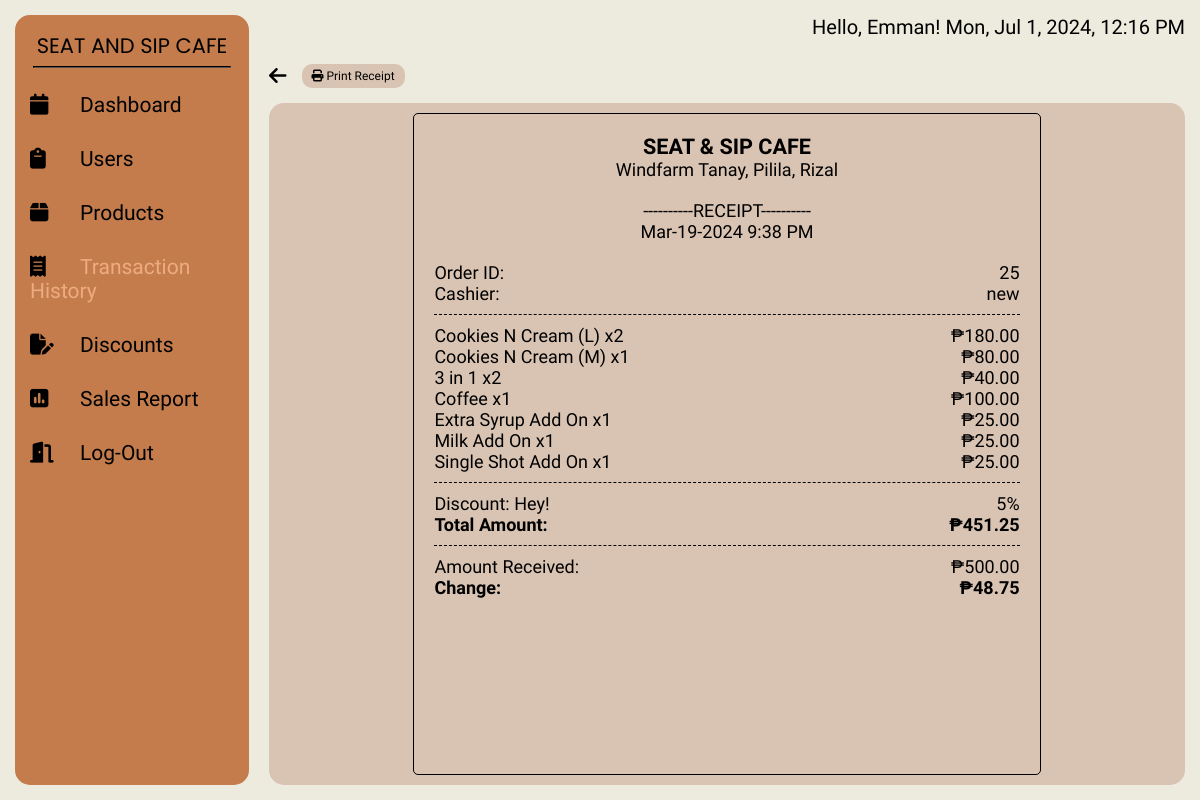
The app's page /admin/transaction_detail.php?id=25 (signed in) with its own data.
### tables this page shows
CREATE TABLE `transactions` (
  `id` int(11) NOT NULL,
  `username` varchar(255) NOT NULL,
  `order_details` varchar(9999) NOT NULL,
  `date_time` datetime NOT NULL,
  `discount_code` varchar(50) DEFAULT NULL,
  `discount_amount` decimal(10,2) NOT NULL,
  `final_total_amount` decimal(10,2) NOT NULL,
  `payment_type` varchar(50) NOT NULL,
  `amount_received` decimal(10,2) NOT NULL,
  `change_amount` decimal(10,2) NOT NULL
);

### config-admin/admin-authentication.php (called while the page is built, shortened)
<?php
    $user = $_SESSION['user'];

### admin/transaction_detail.php (the view, shortened to what this page needs)
<?php
    require '../config-admin/admin-authentication.php';
    require("../config/connection.php");
    if (isset($_GET['id'])) {
        $id = mysqli_real_escape_string($conn, $_GET['id']);
        $sql = "SELECT * FROM `transactions` WHERE `id` = '$id'";
        $result = mysqli_query($conn, $sql);
        if ($result && mysqli_num_rows($result) > 0) {
            $row = mysqli_fetch_assoc($result);
            $id = $row['id'];
            $username = $row['username'];
            $order_details = $row['order_details'];
            $date_time = $row['date_time'];
            $date_time = date('M-d-Y g:i A', strtotime($row['date_time']));
            $discountAmount = $row["discount_amount"] == 0 ? "-----" : rtrim(rtrim($row["discount_amount"], '0'), '.') . "%";
            $discountCode = $row["discount_code"] ? $row["discount_code"] : "";
            $discountAmount = $row["discount_amount"] == 0 ? "-----" : rtrim(rtrim($row["discount_amount"], '0'), '.') . "%";
            $final_total_amount = $row['final_total_amount'];
            $amount_received = $row['amount_received'];
            $change_amount = $row['change_amount'];
        }
    }
?>
<!DOCTYPE html>
<html lang="en">
<head>
    <link rel="stylesheet" href="../styles/transaction_details.css">
</head>
<body>
    <div class="wrapper">
        <div class="sidebar">
            <h2>SEAT AND SIP CAFE</h2>
            <hr class="line">
            <nav>
                <ul>
                    <li><a href="dashboard.php" ><i class="fas fa-solid fa-calendar"></i>Dashboard</a></li>
                    <li><a href="users.php" ><i class="fas fa-solid fa-clipboard"></i>Users</a></li>
                    <li><a href="products.php"><i class="fas fa-solid fa-box"></i>Products</a></li>
                    <li><a href="transaction_history.php" class="current"><i class="fas fa-solid fa-receipt"></i>Transaction History</a></li>
                    <li><a href="discounts.php"><i class="fas fa-solid fa-file-pen"></i>Discounts</a></li>
                    <li><a href="sales.php"><i class="fas fa-solid fa-square-poll-vertical"></i>Sales Report</a></li>
                    <li><a href="../config/logout.php"><i class="fas fa-solid fa-door-open"></i>Log-Out</a></li>
                </ul>
            </nav>
        </div>
        <div class="main_content">
            <div class="header">
                <div>Hello, <?php Print "$user"?>! <span id='date-time'></span></div>
            </div>
            <div class="info">
                <div class="head">
                    <a href="transaction_history.php" class="back"> <i class="fa-solid fa-arrow-left"></i> </a>
                    <button id="printButton" class="print"> <i class="fa-solid fa-print"></i> Print Receipt</button>
                </div>
                <div class="body">
                    <div class="receipt">
                        <div class="logo">SEAT & SIP CAFE</div>
                        <div class="receipt-head">Windfarm Tanay, Pilila, Rizal</div>
                        <div class="title receipt-head">----------RECEIPT----------</div>
                        <div class="date receipt-head"><?php echo $date_time; ?></div>
                        <div class="item">
                            <div>Order ID:</div>
                            <div class="amount"><?php echo $id; ?></div>
                        </div>
                        <div class="item">
                            <div>Cashier:</div>
                            <div class="amount"><?php echo $username; ?></div>
                        </div>
                        <div class="divider"></div>
                        <?php
                        $orderDetails = json_decode($order_details, true);
                        if ($order_details !== null) {
                            foreach ($orderDetails as $item) {
                                echo '<div class="item">';
                                echo '<div>' . htmlspecialchars($item['productName']) . ' </div>';
                                echo '<div class="amount">₱' . number_format($item['productPrice'], 2) . '</div>';
                                echo '</div>';
                            }
                        }
                        ?>
                        <div class="receipt-footer">
                            <div class="divider"></div>
                            <div class="item">
                                <div>Discount: <?php echo $discountCode; ?></div>
                                <div class="amount"><?php echo $discountAmount; ?></div>
                            </div>
                            <div class="item total">
                                <div>Total Amount:</div>
                                <div class="amount">₱<?php echo number_format($final_total_amount, 2); ?></div>
                            </div>
                            <div class="divider"></div>
                            <div class="item">
                                <div>Amount Received:</div>
                                <div class="amount">₱<?php echo number_format($amount_received, 2); ?></div>
                            </div>
                            <div class="item total">
                                <div>Change:</div>
                                <div class="amount">₱<?php echo number_format($change_amount, 2); ?></div>
                            </div>
                        </div>
                    </div>
                </div>
            </div>
        </div>
    </div>
</body>
</html>

### styles/transaction_details.css (style rules this page uses)
html { font-size: 62.5%; }
* { margin: 0; padding: 0; box-sizing: border-box; list-style: none; text-decoration: none; font-family: Zen Kaku Gothic New, 'Source Sans Pro'; color: black; }
body { background-color: #EDEBDE; }
.wrapper { max-width: 140em; padding: 2rem; display: grid; grid-template-columns: 20% 1fr; gap: 2rem; min-height: 100vh; min-width: 100vw; }
.wrapper .sidebar { background: #C47C4C; padding: 1.5rem 0; border-radius: 1.5rem; }
.wrapper .sidebar h2 { text-align: center; font-size: 2.7rem; font-weight: 400; color: black; font-family: Poppins, 'Source Sans Pro'; text-transform: uppercase; text-align: center; }
hr.line { margin: 5px auto; width: 85%; border-color: black; margin-bottom: 1rem; }
.wrapper .sidebar ul li { padding: 15px; font-size: 2.1rem; font-family: Zen Kaku Gothic Antique, 'Source Sans Pro'; font-weight: 400; }
.wrapper .sidebar ul li a { color: black; display: block; }
.wrapper .sidebar ul li a .fas { width: 50px; }
.wrapper .sidebar .current { color: #ECAC81; }
.wrapper .main_content { width: 100%; display: flex; gap: 1.5rem; flex-direction: column; max-height: calc(100vh - 4rem); }
.wrapper .main_content .header { text-align: right; font-size: 2rem; display: flex; justify-content: space-between; padding: 0 0 1rem 0; }
.wrapper .main_content .header div { margin-left: auto; }
.wrapper .main_content .info { font-size: 2rem; display: grid; gap: 1.5rem; max-height: 100svh; grid-template-rows: auto 1fr; flex: 1; overflow: auto; }
.wrapper .main_content .info .head { display: flex; gap: 1.5rem; }
.wrapper .main_content .info .print { background: #D9C4B3; padding: 0 1rem; border-radius: 1rem; font-size: 1.2rem; border: none; cursor: pointer; height: 100%; }
.wrapper .main_content .info .body { height: 100%; background: #D9C4B3; border-radius: 1.5rem; text-align: left; overflow-y: auto; padding: 1rem; }
.receipt { width: 70%; border: black 1px solid; border-radius: 0.5rem; height: 100%; margin-left: auto; margin-right: auto; padding: 2rem; font-size: 1.8rem; overflow-y: auto; position: relative; justify-content: center; }
.logo { font-weight: bold; font-size: 1.2em; text-align: center; }
.receipt-head { text-align: center; }
.title { margin: 20px 0 0 0; }
.date { margin: 0 0 20px 0; }
.divider { border-top: 1px dashed #000; margin: 10px 0; }
.item { display: flex; justify-content: space-between; }
.amount { text-align: right; }
.total { font-weight: bold; }
.receipt-footer { bottom: 0; }
@media screen and (max-width: 1400px) and (min-width: 1150px) { .wrapper { padding: 1.5rem; margin: 0; } }
@media screen and (max-width: 1400px) and (min-width: 1150px) { .wrapper .main_content { max-height: calc(100vh - 3rem); } }
@media screen and (max-width: 1350px) and (min-width: 1000px) { .wrapper .sidebar h2 { font-size: 2.1rem; } }

### records on screen
transactions: date_time "Mar-19-2024 9:38 PM", id "25", username "new", discount_code "Hey!", discount_amount "5%", final_total_amount "451.25", amount_received "500.00", change_amount "48.75"

### other values on screen
$user "Emman"
$item['productName'] "Cookies N Cream (L) x2"
$item['productPrice'] "180.00"
$item['productName'] "Cookies N Cream (M) x1"
$item['productPrice'] "80.00"
$item['productName'] "3 in 1 x2"
$item['productPrice'] "40.00"
$item['productName'] "Coffee x1"
$item['productPrice'] "100.00"
$item['productName'] "Extra Syrup Add On x1"
$item['productPrice'] "25.00"
$item['productName'] "Milk Add On x1"
$item['productName'] "Single Shot Add On x1"
